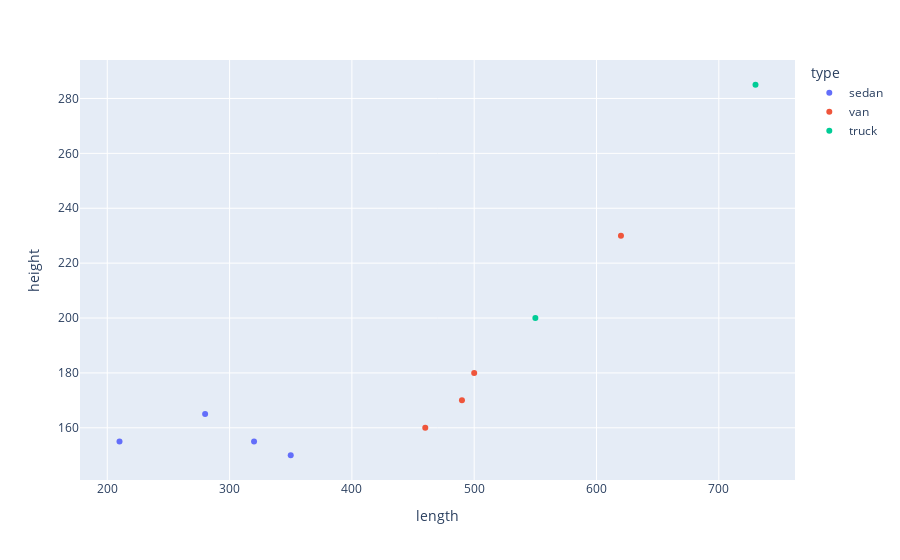

Write notebook code for a chart like this one.
### Markdown cell above
## K-means Clustering and Normalization

We'll now use the k-means clustering and a 2D visualization in the next examples. Below we have the cars represented as points in the height X length space, with the color representing the type of the car.

### Code cell
# shows a plotly scatterplot of cars by length and height

import plotly.express as px

fig = px.scatter(df, x='length', y='height', color='type')
fig.show()

### Figure 1 — Plotly figure (JSON) as saved in the notebook; plotly's stock layout.template omitted (floating-point values rounded to 4 significant figures)
{"data": [{"hovertemplate": "type=sedan<br>length=%{x}<br>height=%{y}<extra></extra>", "legendgroup": "sedan", "marker": {"color": "#636efa", "symbol": "circle"}, "mode": "markers", "name": "sedan", "orientation": "v", "showlegend": true, "type": "scatter", "x": [350, 280, 320, 210], "xaxis": "x", "y": [150, 165, 155, 155], "yaxis": "y"}, {"hovertemplate": "type=van<br>length=%{x}<br>height=%{y}<extra></extra>", "legendgroup": "van", "marker": {"color": "#EF553B", "symbol": "circle"}, "mode": "markers", "name": "van", "orientation": "v", "showlegend": true, "type": "scatter", "x": [500, 620, 490, 460], "xaxis": "x", "y": [180, 230, 170, 160], "yaxis": "y"}, {"hovertemplate": "type=truck<br>length=%{x}<br>height=%{y}<extra></extra>", "legendgroup": "truck", "marker": {"color": "#00cc96", "symbol": "circle"}, "mode": "markers", "name": "truck", "orientation": "v", "showlegend": true, "type": "scatter", "x": [550, 730], "xaxis": "x", "y": [200, 285], "yaxis": "y"}], "layout": {"legend": {"title": {"text": "type"}, "tracegroupgap": 0}, "margin": {"t": 60}, "xaxis": {"anchor": "y", "domain": [0, 1], "title": {"text": "length"}}, "yaxis": {"anchor": "x", "domain": [0, 1], "title": {"text": "height"}}}}
